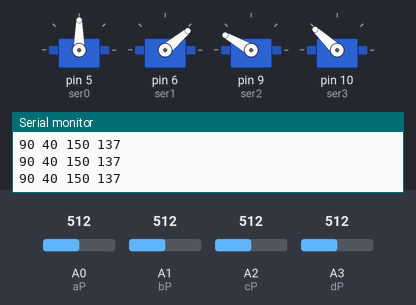
Simulated run of this sketch. Board: Arduino Uno, built with avr-gcc and run on an emulated ATmega328P. Shown: 4 × servo, the last lines printed to the serial monitor. The inputs (shaded band) are chosen by the test bench; at power-on: A0 (aP) = 512, A2 (cP) = 512, A3 (dP) = 512, A1 (bP) = 512.

Above: at 1.2 s.
1.3 s: A0 (aP) set to 716
At 2.0 s:
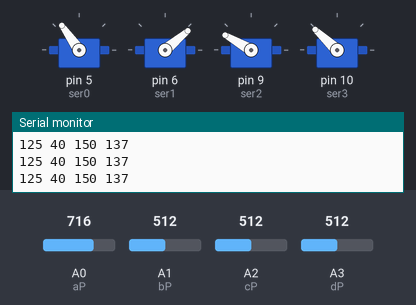
2.9 s: A2 (cP) set to 716
At 3.6 s:
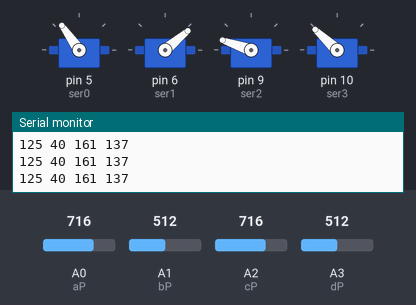
4.5 s: A3 (dP) set to 716
At 5.2 s:
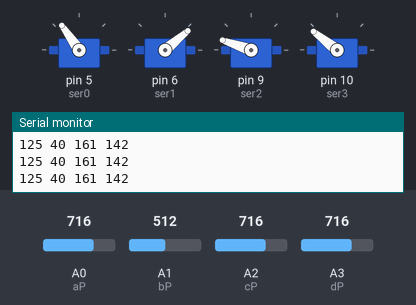
6.1 s: A1 (bP) set to 306
At 6.7 s:
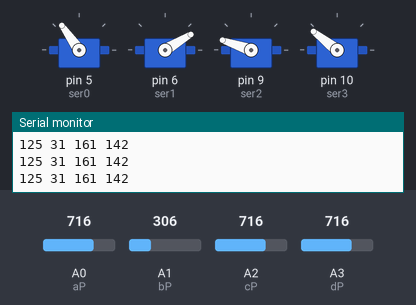
7.7 s: A0 (aP) set to 992
At 8.4 s:
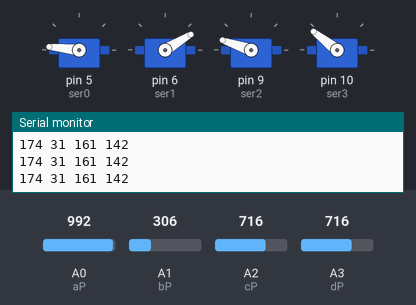
9.3 s: A1 (bP) set to 716
At 9.9 s:
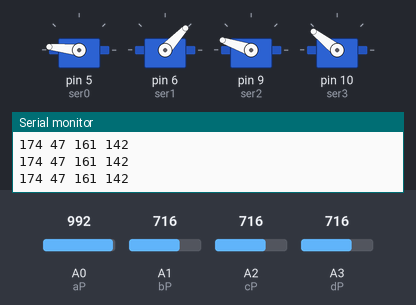
Timing chart, 0 to 11.9 s (numbered marks = the images above; inputs shaded):
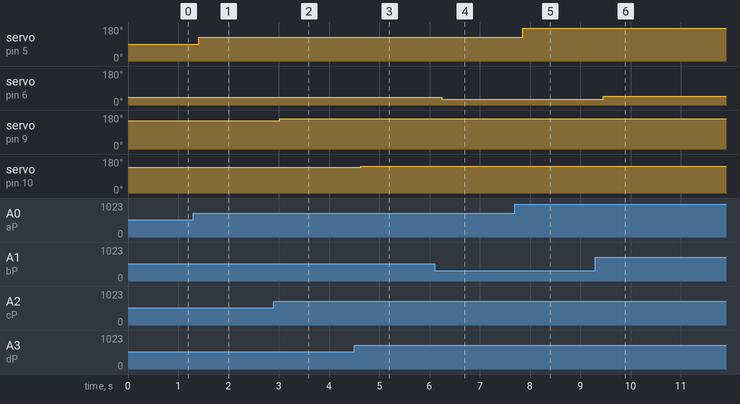

Measured:
- after the input at 1.3 s, servo on pin 5 (ser0): 90° → 125° after 0.11 s
- after the input at 2.9 s, servo on pin 9 (ser2): 150° → 161° after 0.12 s
- after the input at 4.5 s, servo on pin 10 (ser3): 137° → 142° after 0.13 s
- after the input at 6.1 s, servo on pin 6 (ser1): 40° → 31° after 0.14 s
- after the input at 7.7 s, servo on pin 5 (ser0): 125° → 174° after 0.15 s
- after the input at 9.3 s, servo on pin 6 (ser1): 31° → 47° after 0.16 s

The sketch:

e.ino
```cpp
#include <Servo.h>

Servo ser0;
Servo ser1;
Servo ser2;
Servo ser3;

int aP=A0, bP=A1, cP=A2, dP=A3;
int aV, bV, cV, dV, val;
char buffer[50];

void setup() {
  ser0.attach(5);
  ser1.attach(6);
  ser2.attach(9);
  ser3.attach(10);
  Serial.begin(9600);
}

void loop() {
  aV = analogRead(aP);
  bV = analogRead(bP);
  cV = analogRead(cP);
  dV = analogRead(dP);

  aV = map(aV, 0, 1023, 0, 180);
  bV = map(bV, 0, 1023, 20, 60);
  cV = map(cV, 0, 1023, 120, 180);
  dV = map(dV, 0, 1023, 125, 150);

  ser0.write(aV);
  ser1.write(bV);
  ser2.write(cV);
  ser3.write(dV);

  sprintf(buffer, "%d %d %d %d", aV, bV, cV, dV);
  Serial.println(buffer);

  delay(200);
}
```
